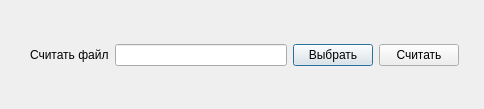
<?xml version="1.0" encoding="UTF-8"?>
<ui version="4.0">
 <class>File</class>
 <widget class="QDialog" name="File">
  <property name="geometry">
   <rect>
    <x>0</x>
    <y>0</y>
    <width>484</width>
    <height>109</height>
   </rect>
  </property>
  <property name="windowTitle">
   <string>File</string>
  </property>
  <widget class="QWidget" name="layoutWidget">
   <property name="geometry">
    <rect>
     <x>30</x>
     <y>40</y>
     <width>429</width>
     <height>30</height>
    </rect>
   </property>
   <layout class="QGridLayout" name="gridLayout">
    <item row="0" column="0">
     <widget class="QLabel" name="label">
      <property name="text">
       <string>Считать файл</string>
      </property>
     </widget>
    </item>
    <item row="0" column="1">
     <widget class="QLineEdit" name="lineEditRead">
      <property name="text">
       <string/>
      </property>
     </widget>
    </item>
    <item row="0" column="2">
     <widget class="QPushButton" name="dialogReadButton">
      <property name="text">
       <string>Выбрать</string>
      </property>
     </widget>
    </item>
    <item row="0" column="3">
     <widget class="QPushButton" name="readButton">
      <property name="text">
       <string>Считать</string>
      </property>
     </widget>
    </item>
   </layout>
  </widget>
 </widget>
 <resources/>
 <connections/>
</ui>
